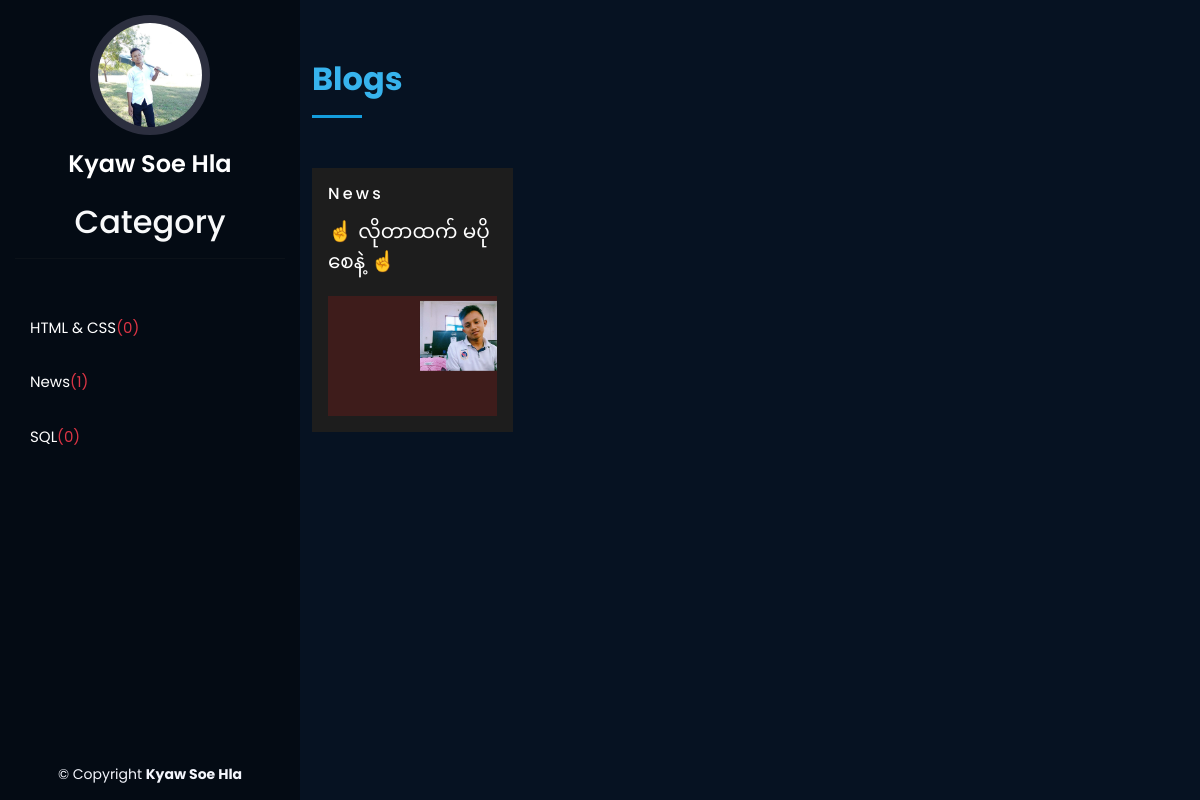
Page /blog/ on the earlier database version.
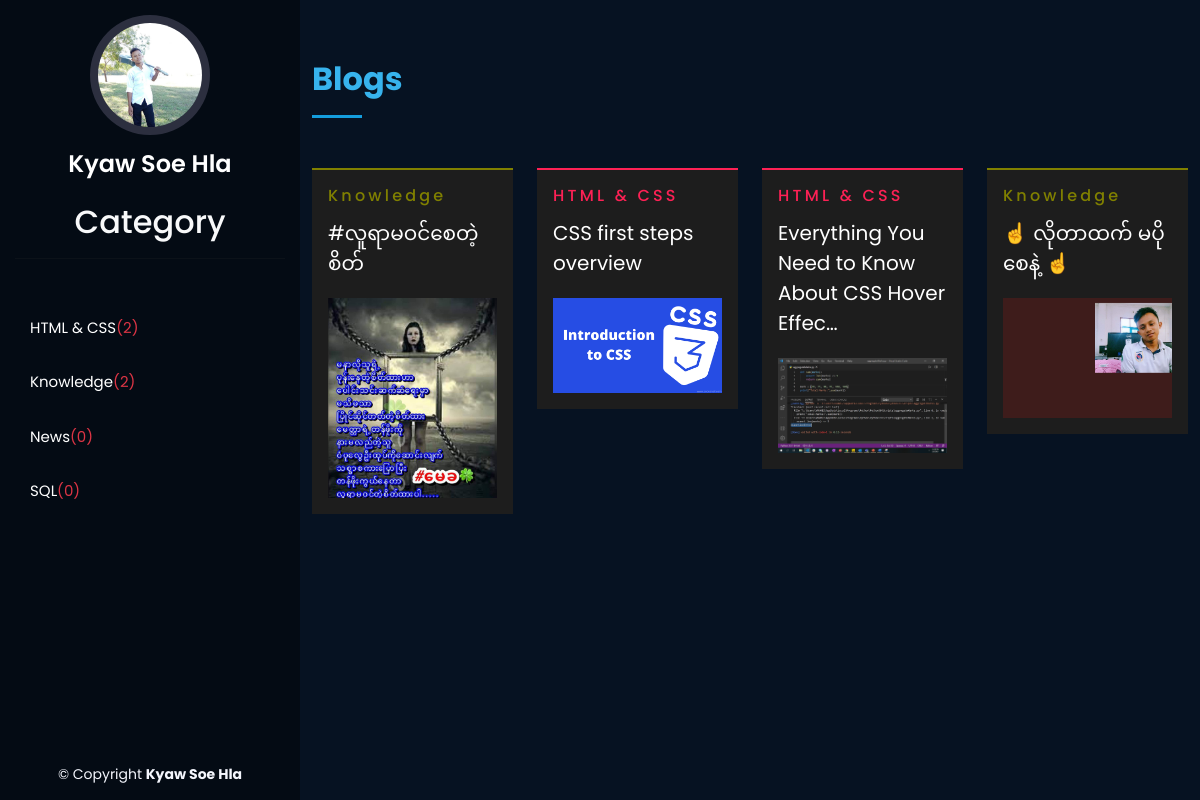
Same page on the later database version.
### core/models.py (models this page shows, shortened)
class Category(models.Model):
    name = models.CharField(max_length=100)
    color_code = models.CharField(max_length=100,null=True,blank=True)
    slug = models.SlugField(
            default='',
            editable=False,
            unique=True
        )
    created = models.DateTimeField(auto_now_add=True)
    updated = models.DateTimeField(auto_now=True)
    class Meta:
        verbose_name = 'Category'
        verbose_name_plural = 'Category'
    def __str__(self):
        return self.name

class Blog(models.Model):
    title = models.CharField(max_length=255)
    category = models.ForeignKey(Category, on_delete=models.CASCADE)
    slug = models.SlugField(
            default='',
            editable=False,
            unique=True
        )
    author = models.ForeignKey(User, on_delete=models.CASCADE ,default='Kyaw Soe Hla')
    content = QuillField()
    short_content = QuillField(null=True,blank=True)
    image = models.ImageField(upload_to = 'static/%Y/%m/%d/blogimages', blank= True,null=True,default='static/assets/img/hero-bg.jpg')
    tags = models.ManyToManyField(Tag)
    created = models.DateTimeField(auto_now_add=True)
    updated = models.DateTimeField(auto_now=True)
    feature = models.BooleanField(default=True)
    views=models.IntegerField(default=0,null=True,blank=True)
    class Meta:
        ordering = ('-created',)
        verbose_name = 'Post'
        verbose_name_plural = 'Post'

### core/views.py (the view)
# urls.py: path('blog/', views.allBlog, name="allblog"),
def allBlog(request):
    about = About.objects.first()
    contact = Contact.objects.first()
    hero = Hero.objects.first()
    categories = Category.objects.all().annotate(posts_count=Count('blog'))
    blogs = Blog.objects.all()
    gallery = Gallery.objects.all()
    years = Year.objects.all()
    context = {"about":about,'contact':contact,'categories':categories,'hero':hero,'blogs':blogs,'gallery':gallery,'years':years}
    return render(request,'layouts/allblogs.html',context)

### templates/layouts/allblogs.html (shortened to what this page needs)
{% extends 'layouts/base.html' %}
{% block content %}
<main id="main">
    <section id="blog " class="services allmain">
        <div class="container">
          <div class="section-title">
            <h2>Blogs</h2>
          </div>
          <div class="row" >
            {% for blog in blogs %}
            <div class="col-lg-3 col-md-6 icon-box">
              <div
                style="
                  background-color: #1d1d1d;
                  border-top: 2px solid {{blog.category.color_code}} ;
                "
                class="p-3"
              >
                <div>
                  <h6 style="color: {{blog.category.color_code}};letter-spacing:0.2rem;">{{blog.category}}</h6>
                  <p class="py-1"><a href="{% url 'detail' blog.slug %}" class="text-white blog-title">{{blog.title | truncatechars:50}}</a></p>
                  <div style="max-height:200px;overflow:hidden;"><img
                    src="{{blog.image.url}}"
                    class="img-fluid"
                    alt=""
                  /></div>
                </div>
              </div>
            </div>
            {% endfor %}
          </div>
        </div>
      </section>
</main>
{% endblock content %}

### templates/layouts/base.html (shortened to what this page needs)
<!DOCTYPE html>
<html lang="en">
  {% load static %}
  <head>
    <link href="{% static 'assets/vendor/aos/aos.css' %}" rel="stylesheet" />
    <link
      href="{% static 'assets/vendor/bootstrap/css/bootstrap.min.css' %}"
      rel="stylesheet"
    />
    <link
      href="{% static 'assets/vendor/bootstrap-icons/bootstrap-icons.css' %}"
      rel="stylesheet"
    />
    <link
      href="{% static 'assets/vendor/boxicons/css/boxicons.min.css' %}"
      rel="stylesheet"
    />
    <link
      href="{% static 'assets/vendor/glightbox/css/glightbox.min.css' %}"
      rel="stylesheet"
    />
    <link
      href="{% static 'assets/vendor/swiper/swiper-bundle.min.css' %}"
      rel="stylesheet"
    />
    <link href="{% static 'assets/css/style.css' %}" rel="stylesheet" />
  </head>
  <body>
    {% include 'layouts/category.html' %}
     {% block content %}{% endblock content %}
    {% include 'layouts/footer.html' %}
  </body>
</html>

### templates/layouts/category.html (shortened to what this page needs)
{% load static %}
<header id="header">
    <div class="d-flex flex-column">
      <div class="profile">
        <img
          src="{% static 'assets/img/qazileo.jpg' %}"
          alt=""
          class="img-fluid rounded-circle"
        />
        <h1 class="text-light"><a href="{% url 'home' %}">Kyaw Soe Hla</a></h1>
        <h2 class="text-light text-center pt-4">Category</a></h2><hr />
      </div>
      <nav id="navbar" class="nav-menu navbar">
        <ul>
          {% for category in categories %}
          <li>
            <a href="{% url 'categorypost' category.slug %}" class="nav-link scrollto active"
              ><span>{{category.name}}</span> <span class="text-danger">({{category.posts_count}})</span></a
            >
          </li>
          {% endfor %}
        </ul>
      </nav>
    </div>
  </header>

### templates/layouts/footer.html (shortened to what this page needs)
<footer id="footer">
    <div class="container">
      <div class="copyright">
        &copy; Copyright <strong><span>Kyaw Soe Hla</span></strong>
      </div>
    </div>
  </footer>

### static/assets/css/style.css (style rules this page uses)
body { font-family: "Poppins", sans-serif,; color: #272829; background: #061222 !important; }
a { color: #149ddd; text-decoration: none; }
h1, h2, h3, h4, h5, h6, p,span,li,a,div,i { font-family: "Poppins", sans-serif; }
#header { position: fixed; top: 0; left: 0; bottom: 0; width: 300px; transition: all ease-in-out 0.5s; z-index: 9997; transition: all 0.5s; padding: 0 15px; background: #040b14; overflow-y: auto; }
#header .profile img { margin: 15px auto; display: block; width: 120px; border: 8px solid #2c2f3f; }
#header .profile h1 { font-size: 24px; margin: 0; padding: 0; font-weight: 600; -moz-text-align-last: center; text-align-last: center; font-family: "Poppins", sans-serif; }
#header .profile h1 a, #header .profile h1 a:hover { color: #fff; text-decoration: none; }
#main { margin-left: 300px; }
.nav-menu { padding: 30px 0 0 0; }
.nav-menu * { margin: 0; padding: 0; list-style: none; }
.nav-menu>ul>li { position: relative; white-space: nowrap; }
.nav-menu a, .nav-menu a:focus { display: flex; align-items: center; color: #a8a9b4; padding: 12px 15px; margin-bottom: 8px; transition: 0.3s; font-size: 15px; }
.nav-menu a:hover, .nav-menu .active, .nav-menu .active:focus, .nav-menu li:hover>a { text-decoration: none; color: #fff; }
section { padding: 60px 0; overflow: hidden; background-color: #061222 !important; color: white; }
.section-title { padding-bottom: 30px; }
.section-title h2 { font-size: 32px; font-weight: bold; margin-bottom: 20px; padding-bottom: 20px; position: relative; color: #37b3ed; }
.section-title h2::after { content: ""; position: absolute; display: block; width: 50px; height: 3px; background: #149ddd; bottom: 0; left: 0; }
.services .icon-box { margin-bottom: 20px; }
#footer { padding: 15px; color: #f4f6fd; font-size: 14px; position: fixed; left: 0; bottom: 0; width: 300px; z-index: 9999; background: #040b14; }
#footer .copyright { text-align: center; }
.blog-title { font-size: 20px; }
.allmain { height: 100vh !important; }

Differences in the rows shown:
changed Category "HTML & CSS": posts_count "0" → "2"
added Category: name "Knowledge", posts_count "2"
changed Category "News": posts_count "1" → "0"
added Blog: category "Knowledge", title "#လူရာမဝင်စေတဲ့စိတ်", image (picture)
added Blog: category "HTML & CSS", title "CSS first steps overview", image (picture)
added Blog: category "HTML & CSS", title "Everything You Need to Know About CSS Hover Effec…", image (picture)
changed Blog "☝ လိုတာထက် မပိုစေနဲ့ ☝": category_id 3 → 4 (drawn); category "News" → "Knowledge"
